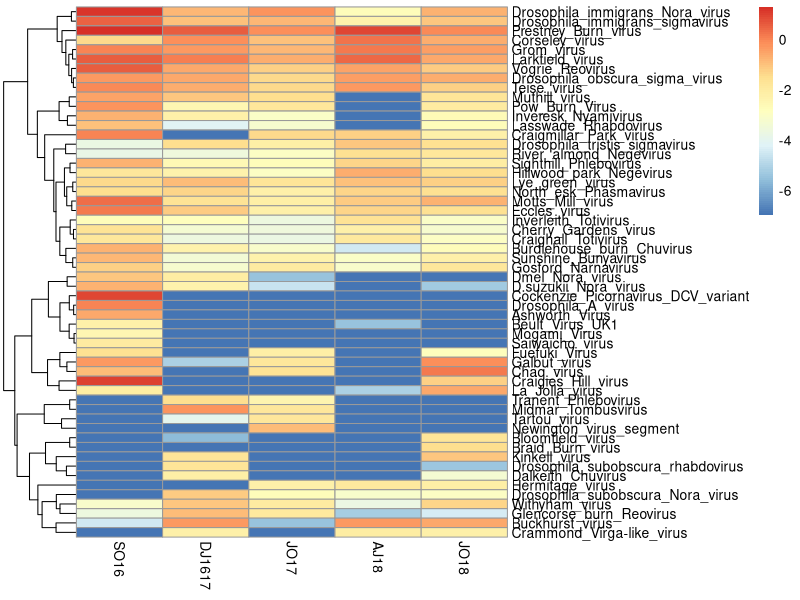
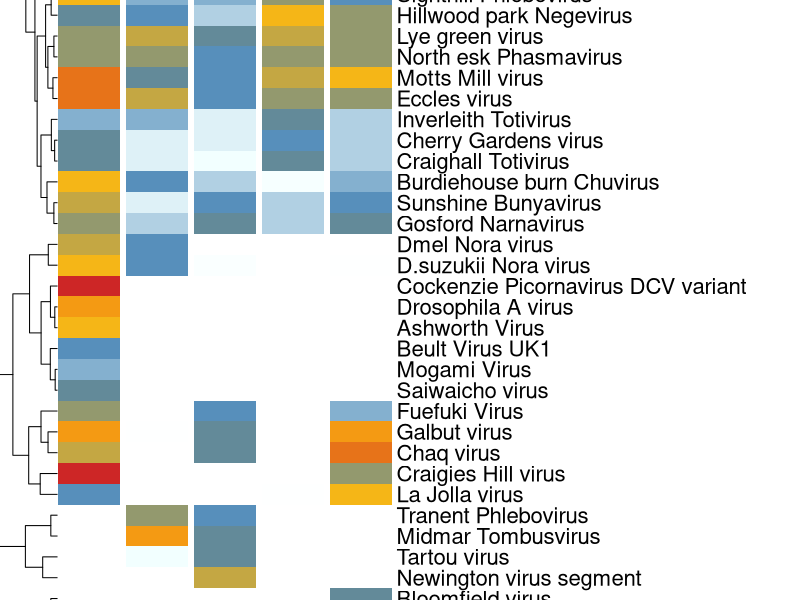
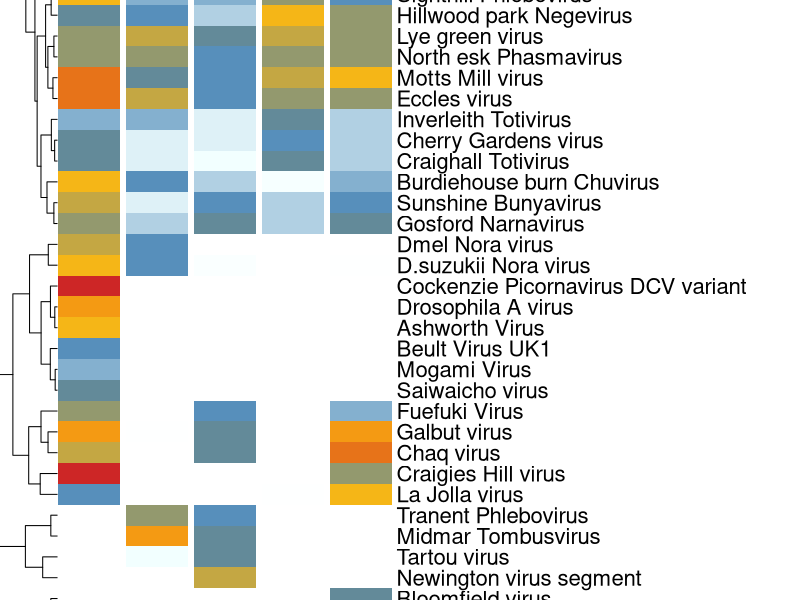

These figures' R source, in order:
#######################################################
## Matrix of relative virus reads mapped per dataset ##
#######################################################

##Mar 2021
##Megan A. Wallace

##packages
#install.packages('pheatmap')
library(pheatmap)
library(dplyr)
library(grid)

##importing data
read.csv(file = "relative_virus_mapped_reads.csv", 
         header = TRUE, row.names = "virus", stringsAsFactors = FALSE, strip.white = TRUE)->reads_mapped_dat

#converting to a numeric matrix, and transposing
reads_mapped_mat<-as.matrix(reads_mapped_dat)

col_pallette<-colorRampPalette(c("white","white","azure","steelblue","darkgoldenrod1","firebrick3"))(20)

###Trying with a log scale on the matrix
log_mat<-reads_mapped_mat
log_mat[log_mat>0] <- log10(log_mat[log_mat>0])
log_mat[log_mat==0] <- -7

pheatmap(log_mat, cluster_cols = FALSE)->hm_1

pheatmap(log_mat,cluster_cols = FALSE, gaps_col = c(1,2,3,4),
         labels_col = c("Sept - Oct '16", "Dec '16 - Jun '17","Jul - Oct '17", "Apr - Jun '18","Jul - Oct '18"),
         angle_col = 45, fontsize = 16, 
         cellwidth = 45, cellheight = 15,
         color = col_pallette, border_color = NA, 
         labels_row = gsub(pattern = "_",replacement = " ", x = hm_1$tree_row$labels), 
         legend_breaks = c(-5,-3,-1,1,2))->hm_2

pdf(file = "../../../thesis/ch2_metagenomic_virus_discovery/reads_mapped_heatmap.pdf",height = 14,width = 9)
hm_2
dev.off()

